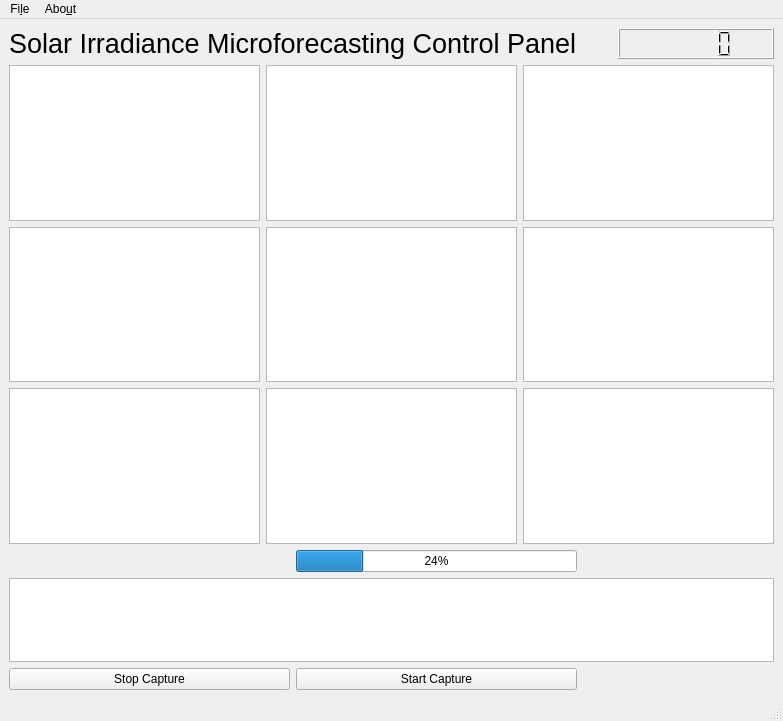
<?xml version="1.0" encoding="UTF-8"?>
<ui version="4.0">
 <class>MainWindow</class>
 <widget class="QMainWindow" name="MainWindow">
  <property name="geometry">
   <rect>
    <x>0</x>
    <y>0</y>
    <width>783</width>
    <height>721</height>
   </rect>
  </property>
  <property name="windowTitle">
   <string>MainWindow</string>
  </property>
  <widget class="QWidget" name="centralwidget">
   <layout class="QGridLayout" name="gridLayout_2">
    <item row="5" column="1">
     <widget class="QProgressBar" name="progressBar">
      <property name="value">
       <number>24</number>
      </property>
     </widget>
    </item>
    <item row="8" column="0">
     <widget class="QPushButton" name="stopCaptureButton">
      <property name="text">
       <string>Stop Capture</string>
      </property>
     </widget>
    </item>
    <item row="8" column="1">
     <widget class="QPushButton" name="startCapButton">
      <property name="text">
       <string>Start Capture</string>
      </property>
     </widget>
    </item>
    <item row="0" column="3">
     <widget class="QLCDNumber" name="lcdNumber">
      <property name="minimumSize">
       <size>
        <width>70</width>
        <height>30</height>
       </size>
      </property>
     </widget>
    </item>
    <item row="7" column="0" colspan="4">
     <widget class="QListWidget" name="consoleWidget"/>
    </item>
    <item row="0" column="0" colspan="2">
     <widget class="QLabel" name="label">
      <property name="font">
       <font>
        <pointsize>20</pointsize>
       </font>
      </property>
      <property name="text">
       <string>Solar Irradiance Microforecasting Control Panel</string>
      </property>
     </widget>
    </item>
    <item row="5" column="0">
     <spacer name="horizontalSpacer_2">
      <property name="orientation">
       <enum>Qt::Horizontal</enum>
      </property>
      <property name="sizeHint" stdset="0">
       <size>
        <width>40</width>
        <height>20</height>
       </size>
      </property>
     </spacer>
    </item>
    <item row="1" column="0" colspan="4">
     <layout class="QGridLayout" name="gridLayout">
      <item row="3" column="2">
       <widget class="QGraphicsView" name="graphicsView_7"/>
      </item>
      <item row="1" column="1">
       <widget class="QGraphicsView" name="graphicsView_5"/>
      </item>
      <item row="3" column="1">
       <widget class="QGraphicsView" name="graphicsView_8"/>
      </item>
      <item row="2" column="1">
       <widget class="QGraphicsView" name="graphicsView_4"/>
      </item>
      <item row="2" column="0">
       <widget class="QGraphicsView" name="graphicsView_2"/>
      </item>
      <item row="1" column="2">
       <widget class="QGraphicsView" name="graphicsView_6"/>
      </item>
      <item row="3" column="0">
       <widget class="QGraphicsView" name="graphicsView_3"/>
      </item>
      <item row="1" column="0">
       <widget class="QGraphicsView" name="graphicsView"/>
      </item>
      <item row="2" column="2">
       <widget class="QGraphicsView" name="graphicsView_9"/>
      </item>
     </layout>
    </item>
    <item row="5" column="3">
     <spacer name="horizontalSpacer">
      <property name="orientation">
       <enum>Qt::Horizontal</enum>
      </property>
      <property name="sizeHint" stdset="0">
       <size>
        <width>40</width>
        <height>20</height>
       </size>
      </property>
     </spacer>
    </item>
    <item row="0" column="2">
     <spacer name="horizontalSpacer_3">
      <property name="orientation">
       <enum>Qt::Horizontal</enum>
      </property>
      <property name="sizeType">
       <enum>QSizePolicy::Minimum</enum>
      </property>
      <property name="sizeHint" stdset="0">
       <size>
        <width>29</width>
        <height>20</height>
       </size>
      </property>
     </spacer>
    </item>
   </layout>
  </widget>
  <widget class="QMenuBar" name="menubar">
   <property name="geometry">
    <rect>
     <x>0</x>
     <y>0</y>
     <width>783</width>
     <height>30</height>
    </rect>
   </property>
   <widget class="QMenu" name="menuAbout">
    <property name="title">
     <string>Fi&amp;le</string>
    </property>
    <addaction name="actionCapture_Settings"/>
    <addaction name="actionExit"/>
   </widget>
   <widget class="QMenu" name="menuFile">
    <property name="title">
     <string>Abo&amp;ut</string>
    </property>
    <addaction name="actionSource_Code"/>
    <addaction name="actionLicense"/>
    <addaction name="actionAbout"/>
   </widget>
   <addaction name="menuAbout"/>
   <addaction name="menuFile"/>
  </widget>
  <widget class="QStatusBar" name="statusbar"/>
  <action name="actionCapture_Settings">
   <property name="text">
    <string>&amp;Capture Settings</string>
   </property>
  </action>
  <action name="actionExit">
   <property name="text">
    <string>&amp;Exit</string>
   </property>
  </action>
  <action name="actionSource_Code">
   <property name="text">
    <string>&amp;Source Code</string>
   </property>
  </action>
  <action name="actionLicense">
   <property name="text">
    <string>&amp;License</string>
   </property>
  </action>
  <action name="actionAbout">
   <property name="text">
    <string>&amp;About</string>
   </property>
  </action>
 </widget>
 <resources/>
 <connections/>
</ui>
